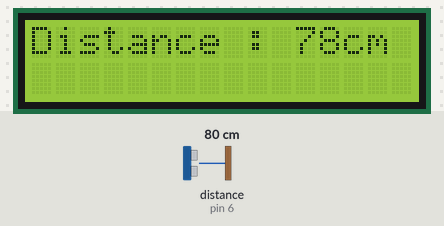
This sketch was run on a simulated Arduino Uno, built with avr-gcc and run on an emulated ATmega328P. Parts: 16×2 character LCD. Wiring (inferred from the names in the program): ultrasonic range finder: trigger pin 7; echo pin 6. Inputs (shaded band) come from the test bench; at power-on: distance to the obstacle (sensor on pin 6) 80 cm. The echo pulse lasts 58.3 µs per cm.

Above: at 1.2 s.
1.3 s: distance to the obstacle (sensor on pin 6) set to 2 cm
At 3.2 s:
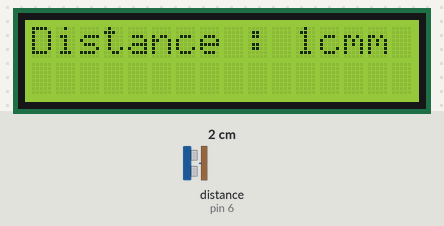
3.6 s: distance to the obstacle (sensor on pin 6) set to 4 cm
At 4.6 s:
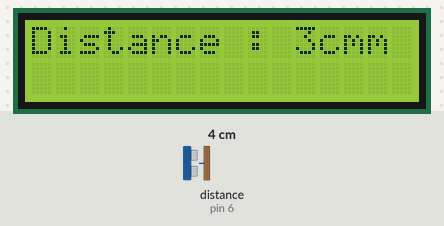
5.6 s: distance to the obstacle (sensor on pin 6) set to 9 cm
At 7.2 s:
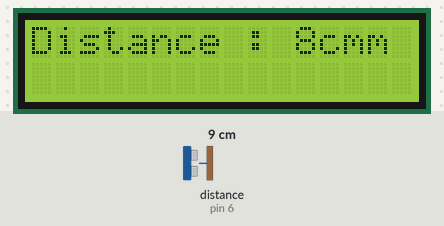
Timing chart, 0 to 8.7 s (numbered marks = the images above; inputs shaded):
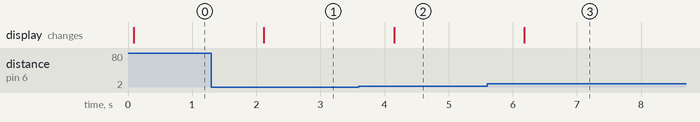

The sketch:

0520_lcd__ultrasonic_waves__1.ino
```cpp
// I2D LCD 모듈을 제어하기 위해 라이브러리 추가
#include <Adafruit_LiquidCrystal.h>
Adafruit_LiquidCrystal lcd(0);

const int trigPin = 7; // 초음파 센서 출력
const int echoPin = 6; // 초음파 입력 값

// 변수 지정
long duration; // 지속 시간
int distance; // 거리

void setup()
{
  lcd.begin(16, 2); // 16개 셀2개의 줄을 사용하도록 설정
  lcd.clear(); 		// LCD 초기화
  pinMode(trigPin, OUTPUT); // trigPin으로 출력
  pinMode(echoPin, INPUT); // echoPin으로 입력
}

void loop()
{
  digitalWrite(trigPin, LOW);
  delayMicroseconds(2); // 딜레이 중 다른 동작이 수행 가능
  digitalWrite(trigPin, HIGH);
  delayMicroseconds(10); // != delay
  digitalWrite(trigPin, LOW);

  duration = pulseIn(echoPin, HIGH);
  distance = (duration * 340 / 10000) / 2; // 거리 설정

  lcd.setCursor(0, 0); // 첫 번째 줄에 메세지 출력
  lcd.print("Distance : ");
  lcd.print(distance);
  lcd.print("cm");

  delay(1000);
}
```

Measured:
- after the input at 1.3 s, the display: changes after 0.82 s (image 1)
- after the input at 3.6 s, the display: changes after 0.55 s (image 2)
- after the input at 5.6 s, the display: changes after 0.58 s (image 3)
